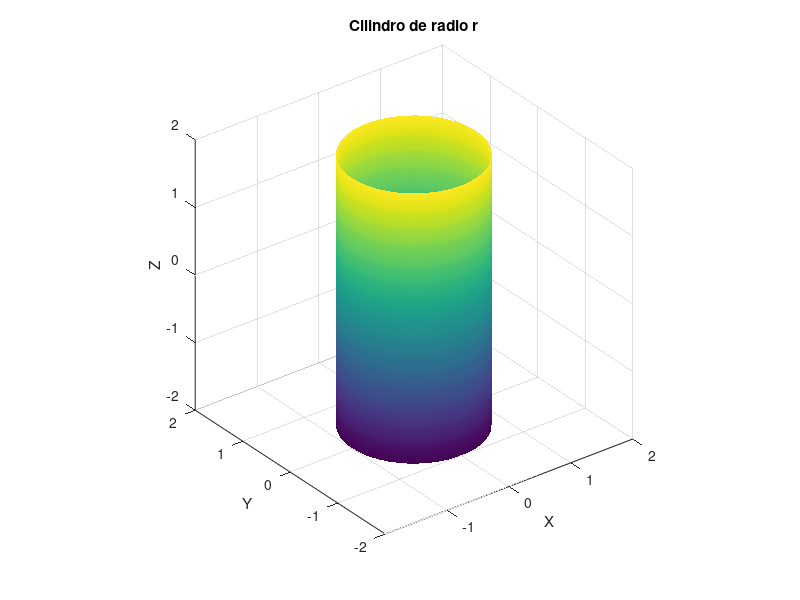

The MATLAB script that drew this image:
% Parámetros
r = 1;             % Radio del cilindro
nTheta = 50;       % Número de divisiones en el ángulo
nZ = 50;           % Número de divisiones en Z
h = 2;             % Semialtura (de -h a h, por ejemplo)

% Vectores para theta y z
theta = linspace(0, 2*pi, nTheta);
z     = linspace(-h, h, nZ);

% Malla (grid) de valores de theta y z
[Theta, Z] = meshgrid(theta, z);

% Parametrizaciones de x, y
X = r * cos(Theta);
Y = r * sin(Theta);

% Grafica el cilindro
surf(X, Y, Z);
shading interp;        % Suaviza la superficie
axis equal;            % Escalas iguales en todos los ejes
xlabel('X'); ylabel('Y'); zlabel('Z');
title('Cilindro de radio r');
